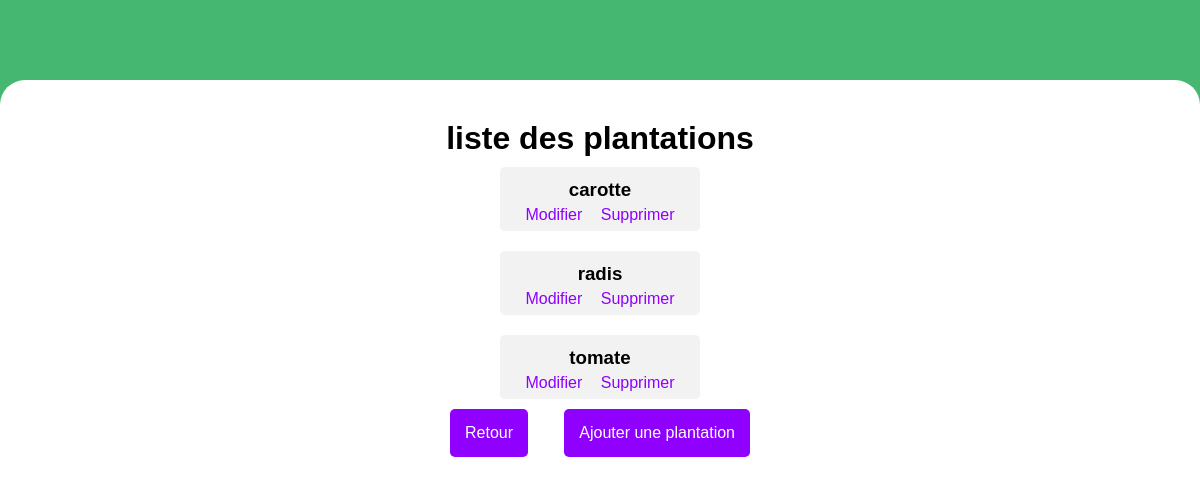
The page /admin/plantations/plantation_office.php on the database its author committed.
### tables this page shows
CREATE TABLE `plantations` (
  `plantation_id` int(100) NOT NULL AUTO_INCREMENT,
  `plantation_nom` varchar(255) NOT NULL,
  PRIMARY KEY (`plantation_id`)
);

### admin/plantations/plantation_office.php (the view, shortened to what this page needs)
<?php
require_once ('../../connexion_bdd.php');
$sql = 'select * from plantations order by plantations.plantation_nom asc';
$query = $bdd->prepare($sql);
$query->execute();
$plantations = $query->fetchAll(PDO::FETCH_ASSOC);
?>
<!doctype html>
<html lang="fr">
<head>
    <link rel="stylesheet" href="/assets/pages/css/admin.css">
</head>
<body>
<main>
    <h1>liste des plantations</h1>
<section id="containerData">
    <?php
    foreach ($plantations as $plante)
    {
        $id = $plante['plantation_id']
        ?>
        <article class="articleData">
            <h3><?= $plante['plantation_nom'] ?></h3>
            <div>
                <a href="modif_planta.php?planta=<?= $id ?>">Modifier</a>
                <a href="confirm_annul.php?planta=<?= $id ?>">Supprimer</a>
            </div>
        </article>
    <?php
    }
    ?>
    <article id="containerLinks">
        <a href="../admin_office.php">Retour</a>
        <a href="ajout_planta.php">Ajouter une plantation</a>
    </article>
</section>
</main>
</body>
</html>

### assets/pages/css/admin.css (style rules this page uses)
* { box-sizing: border-box; margin: 0; padding: 0; font-family: sans-serif; }
body { background-color: #45B771; position: relative; }
main { border-radius: 25px 25px 0 0; background-color: white; position: absolute; top: 10dvh; width: 100dvw; min-height: 90dvh; padding: 5dvh 10dvw; }
h1 { width: 100%; text-align: center; }
#containerData { display: flex; flex-direction: column; align-items: center; }
.articleData { display: flex; flex-direction: column; min-width: 200px; max-width: 600px; background-color: #f2f2f2; border-radius: 5px; margin: 10px 0; padding: 7px; }
.articleData h3, .articleData p { text-align: center; margin: 5px 0; }
.articleData div { display: flex; flex-direction: row; justify-content: space-evenly; }
.articleData div a { color: #8F00FF; text-decoration: none; }
#containerLinks { display: flex; justify-content: space-between; min-width: 300px; }
#containerLinks a, #containerRetour a { width: fit-content; text-decoration: none; padding: 15px; background-color: #8F00FF; color: white; border-radius: 5px; }

### rows shown on the page
plantations: plantation_nom "carotte"
plantations: plantation_nom "radis"
plantations: plantation_nom "tomate"
